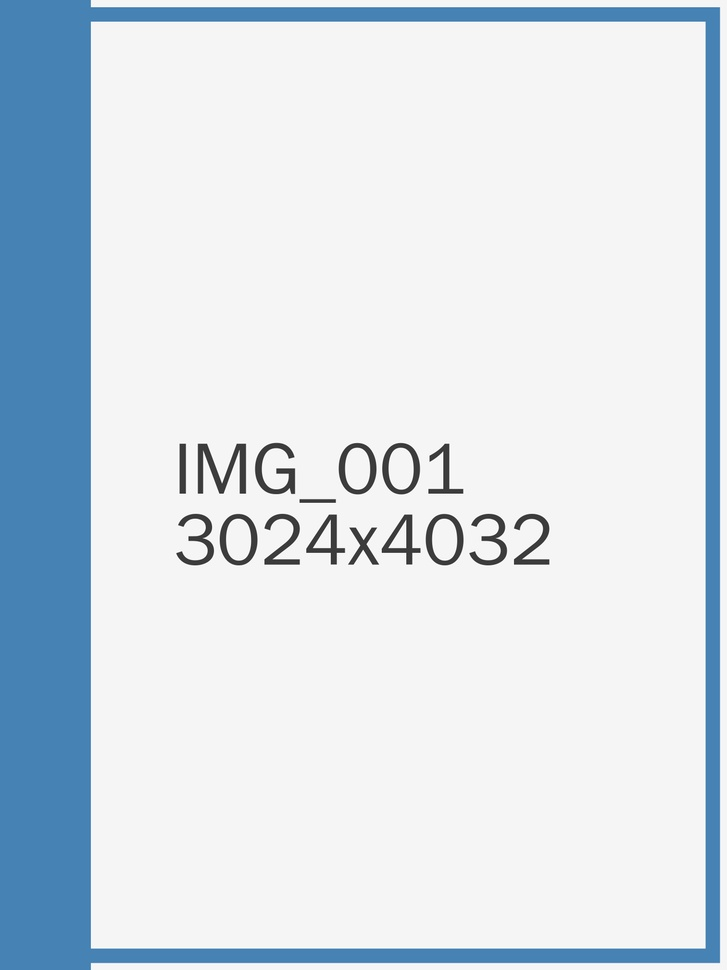
#> input picture 测试数据/原图/IMG_001_3024x4032.jpg, 727 x 970 px, shrunk from 3024 x 4032 before the run
$ python -i enhance_images.py   (imports and definitions only)
#> lines starting #> are read from the running program, lines starting #| are printed output that depends on the picture
#> further down, picture is the input picture: PIL image 727x970 RGB; mean R, G, B 212.7, 222.9, 231.3
#!/usr/bin/env python3
"""
明源场宣图 - 轻度图片优化脚本
统一调整曝光/白平衡/对比度/饱和度，不做破坏性处理

用法：
    python enhance_images.py <输入目录> [输出目录] [--config <config.json>]
    若省略输出目录，则原地覆盖

支持：
    - 自动白平衡（仅修正明显偏色）
    - 亮度 +5% / 对比 +10% / 色饱 +5%
    - EXIF 方向保留
    - 已优化文件自动跳过
    - JSON 配置覆盖默认参数
"""

import sys
import json
from pathlib import Path
from PIL import Image, ImageEnhance, ImageStat

# 默认优化参数
DEFAULT_PARAMS = {
    "brightness": 1.05,
    "contrast":   1.10,
    "color":      1.05,
    "sharpness":  1.00,
}

SUPPORTED_EXTS = {".jpg", ".jpeg", ".png", ".webp"}


# [11 lines left out: function load_config, not called in this run]


def auto_white_balance(img: Image.Image, threshold: float = 0.03) -> Image.Image:
    """
    自动白平衡：基于通道均值的简单修正
    仅当通道偏差 > threshold 时才修正，幅度限制在 2%-8%
    """
#> called with threshold = 0.03
    stat = ImageStat.Stat(img)
    r_mean, g_mean, b_mean = stat.mean[:3]
#> r_mean = 212.7; g_mean = 222.9; b_mean = 231.3
    avg = (r_mean + g_mean + b_mean) / 3.0
#> avg = 222.3

    if (abs(r_mean - avg) / avg < threshold and
        abs(g_mean - avg) / avg < threshold and
        abs(b_mean - avg) / avg < threshold):
        return img  # 无需修正

    r, g, b = img.split()
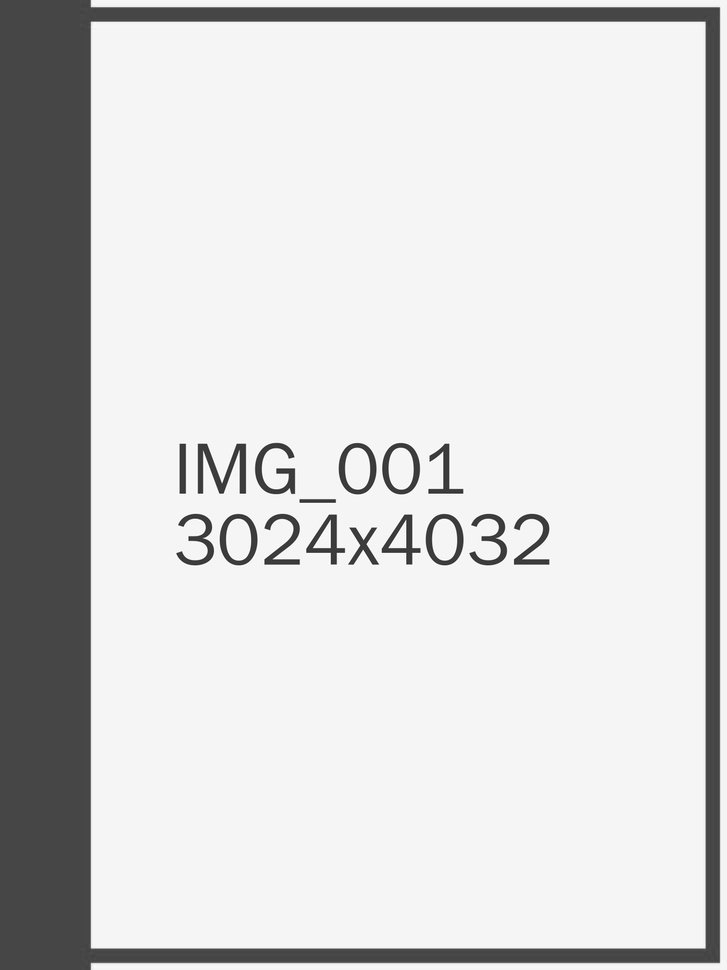
#> r: PIL image 727x970 L; min 32, max 255, mean 212.7
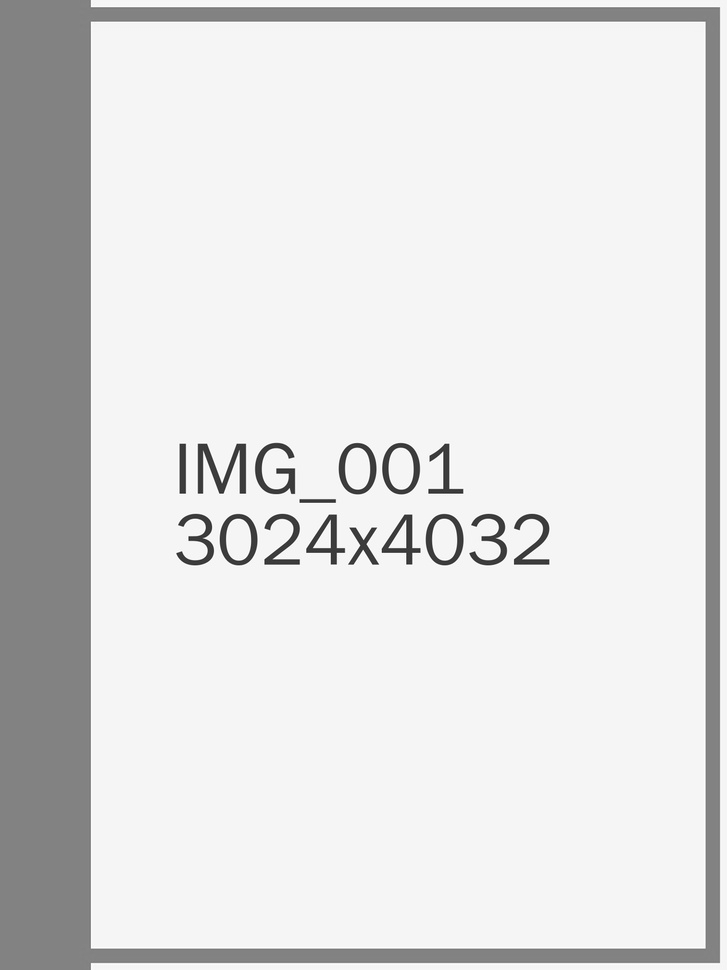
#> g: PIL image 727x970 L; min 32, max 255, mean 222.9
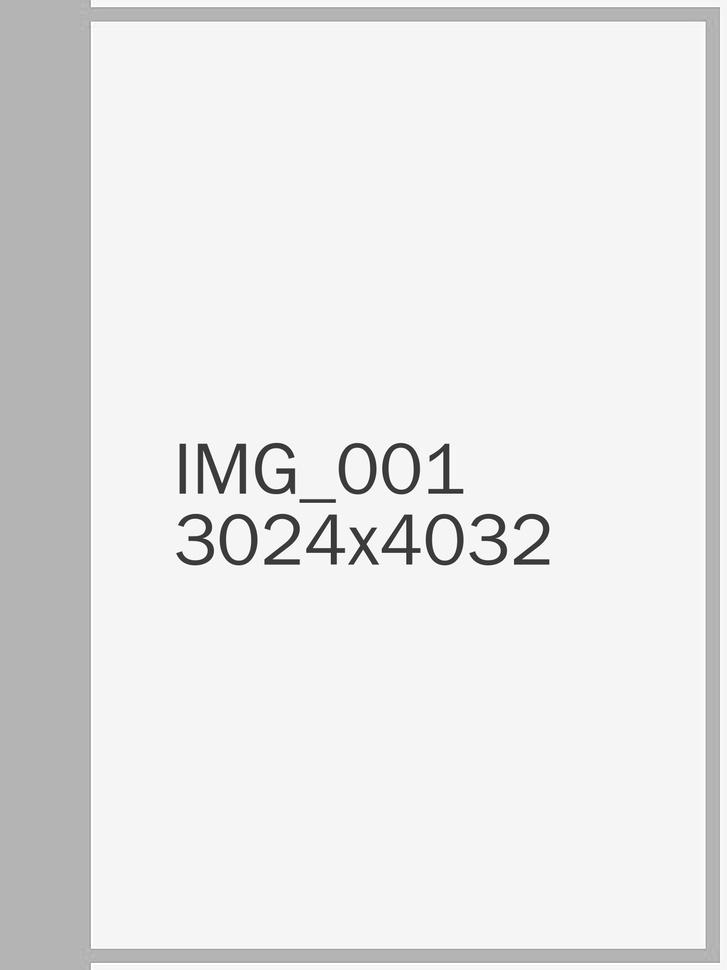
#> b: PIL image 727x970 L; min 32, max 255, mean 231.3
    r_factor = max(0.92, min(1.08, avg / max(r_mean, 1)))
#> r_factor = 1.05
    g_factor = max(0.92, min(1.08, avg / max(g_mean, 1)))
#> g_factor = 0.997
    b_factor = max(0.92, min(1.08, avg / max(b_mean, 1)))
#> b_factor = 0.961

    r = r.point(lambda x: min(255, int(x * r_factor)))
    g = g.point(lambda x: min(255, int(x * g_factor)))
    b = b.point(lambda x: min(255, int(x * b_factor)))

    return Image.merge("RGB", (r, g, b))


# [140 lines left out: functions get_image_quality_signature, enhance_image, process_directory, main, not called in this run]


# [2 lines not run here, left out]

>>> from PIL import Image
>>> picture = Image.open('../测试数据/原图/IMG_001_3024x4032.jpg')
>>> result = auto_white_balance(picture)

$ run again, on 测试数据/原图/IMG_004_4000x3000.jpg
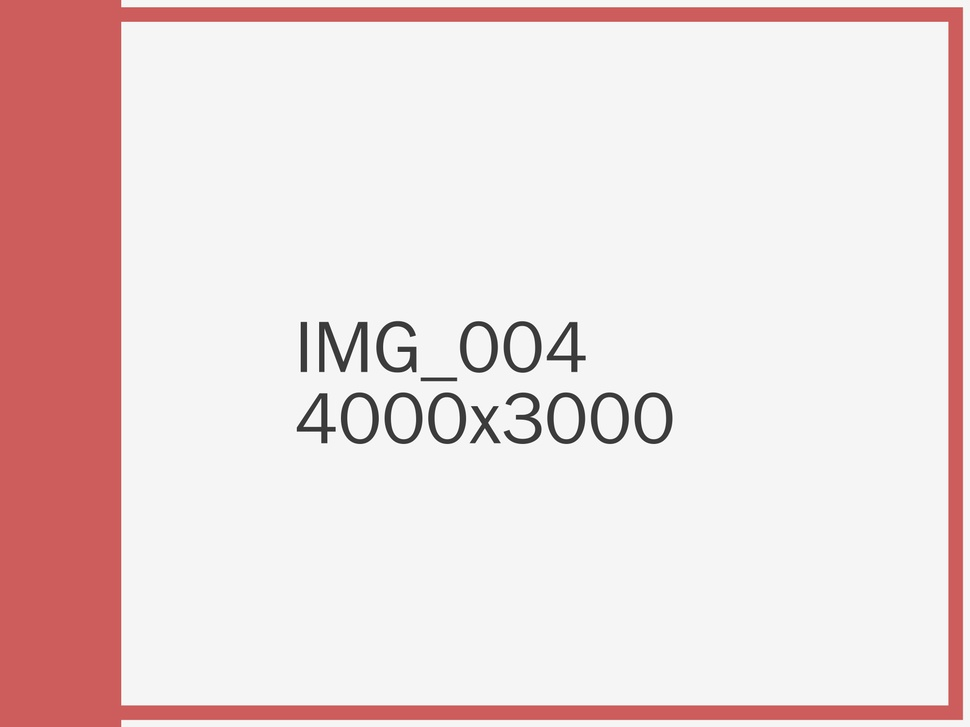
#> input picture 测试数据/原图/IMG_004_4000x3000.jpg, 970 x 727 px, shrunk from 4000 x 3000 before the run
#> picture is the input picture: PIL image 970x727 RGB; mean R, G, B 235.3, 215.9, 215.7
#> r_mean = 235.3; g_mean = 215.9; b_mean = 215.7
#> avg = 222.3
#> in auto_white_balance, `r, g, b = img.split()`:
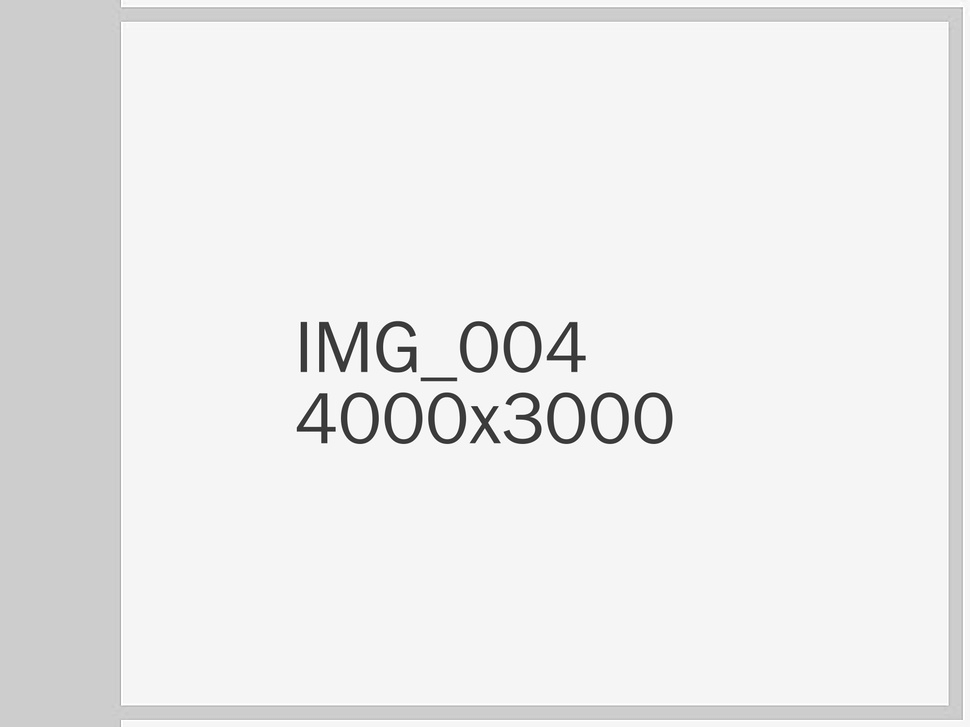
#> r: PIL image 970x727 L; min 33, max 255, mean 235.3
#> in auto_white_balance, `r, g, b = img.split()`:
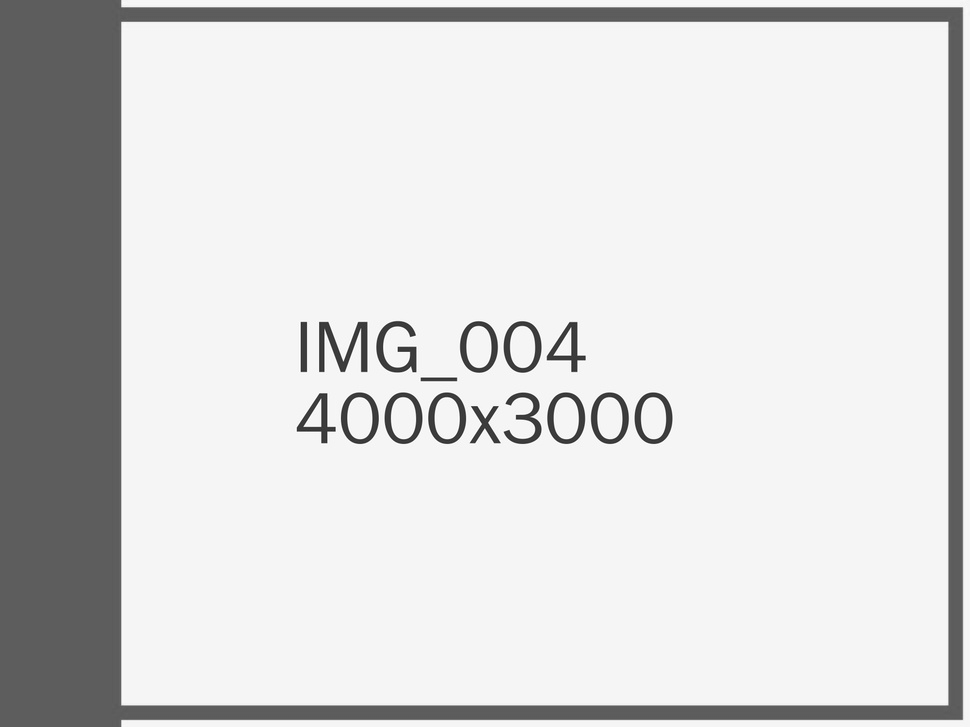
#> g: PIL image 970x727 L; min 33, max 255, mean 215.9
#> r_factor = 0.945
#> g_factor = 1.03
